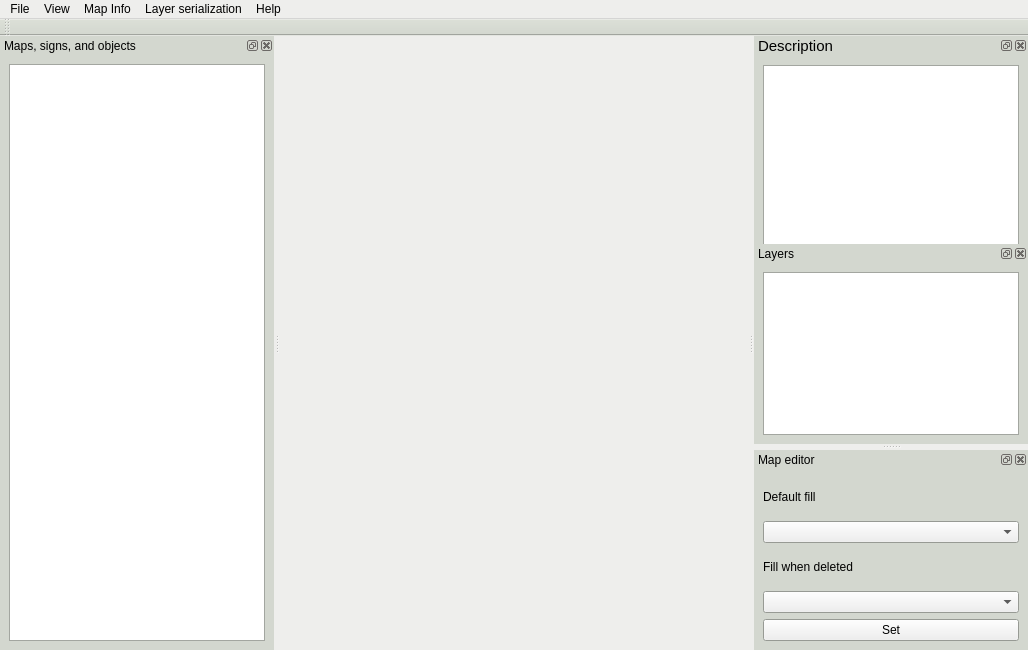
<?xml version="1.0" encoding="UTF-8"?>
<ui version="4.0">
 <class>MainWindow</class>
 <widget class="QMainWindow" name="MainWindow">
  <property name="geometry">
   <rect>
    <x>0</x>
    <y>0</y>
    <width>1028</width>
    <height>650</height>
   </rect>
  </property>
  <property name="minimumSize">
   <size>
    <width>950</width>
    <height>650</height>
   </size>
  </property>
  <property name="palette">
   <palette>
    <active>
     <colorrole role="Base">
      <brush brushstyle="SolidPattern">
       <color alpha="255">
        <red>255</red>
        <green>255</green>
        <blue>255</blue>
       </color>
      </brush>
     </colorrole>
     <colorrole role="Window">
      <brush brushstyle="SolidPattern">
       <color alpha="255">
        <red>238</red>
        <green>238</green>
        <blue>236</blue>
       </color>
      </brush>
     </colorrole>
    </active>
    <inactive>
     <colorrole role="Base">
      <brush brushstyle="SolidPattern">
       <color alpha="255">
        <red>255</red>
        <green>255</green>
        <blue>255</blue>
       </color>
      </brush>
     </colorrole>
     <colorrole role="Window">
      <brush brushstyle="SolidPattern">
       <color alpha="255">
        <red>238</red>
        <green>238</green>
        <blue>236</blue>
       </color>
      </brush>
     </colorrole>
    </inactive>
    <disabled>
     <colorrole role="Base">
      <brush brushstyle="SolidPattern">
       <color alpha="255">
        <red>238</red>
        <green>238</green>
        <blue>236</blue>
       </color>
      </brush>
     </colorrole>
     <colorrole role="Window">
      <brush brushstyle="SolidPattern">
       <color alpha="255">
        <red>238</red>
        <green>238</green>
        <blue>236</blue>
       </color>
      </brush>
     </colorrole>
    </disabled>
   </palette>
  </property>
  <property name="windowTitle">
   <string>Map Builder</string>
  </property>
  <property name="autoFillBackground">
   <bool>false</bool>
  </property>
  <widget class="QWidget" name="centralwidget">
   <property name="palette">
    <palette>
     <active>
      <colorrole role="Base">
       <brush brushstyle="SolidPattern">
        <color alpha="255">
         <red>255</red>
         <green>255</green>
         <blue>255</blue>
        </color>
       </brush>
      </colorrole>
      <colorrole role="Window">
       <brush brushstyle="SolidPattern">
        <color alpha="255">
         <red>136</red>
         <green>138</green>
         <blue>133</blue>
        </color>
       </brush>
      </colorrole>
     </active>
     <inactive>
      <colorrole role="Base">
       <brush brushstyle="SolidPattern">
        <color alpha="255">
         <red>255</red>
         <green>255</green>
         <blue>255</blue>
        </color>
       </brush>
      </colorrole>
      <colorrole role="Window">
       <brush brushstyle="SolidPattern">
        <color alpha="255">
         <red>136</red>
         <green>138</green>
         <blue>133</blue>
        </color>
       </brush>
      </colorrole>
     </inactive>
     <disabled>
      <colorrole role="Base">
       <brush brushstyle="SolidPattern">
        <color alpha="255">
         <red>136</red>
         <green>138</green>
         <blue>133</blue>
        </color>
       </brush>
      </colorrole>
      <colorrole role="Window">
       <brush brushstyle="SolidPattern">
        <color alpha="255">
         <red>136</red>
         <green>138</green>
         <blue>133</blue>
        </color>
       </brush>
      </colorrole>
     </disabled>
    </palette>
   </property>
   <layout class="QHBoxLayout" name="horizontalLayout"/>
  </widget>
  <widget class="QMenuBar" name="menubar">
   <property name="geometry">
    <rect>
     <x>0</x>
     <y>0</y>
     <width>1028</width>
     <height>21</height>
    </rect>
   </property>
   <widget class="QMenu" name="file">
    <property name="title">
     <string>File</string>
    </property>
    <addaction name="create_new"/>
    <addaction name="open_map"/>
    <addaction name="save_map"/>
    <addaction name="save_map_as"/>
    <addaction name="separator"/>
    <addaction name="export_png"/>
    <addaction name="separator"/>
    <addaction name="exit"/>
   </widget>
   <widget class="QMenu" name="maps">
    <property name="title">
     <string>Map Info</string>
    </property>
    <addaction name="calc_param"/>
    <addaction name="calc_materials"/>
   </widget>
   <widget class="QMenu" name="help">
    <property name="title">
     <string>Help</string>
    </property>
    <addaction name="about_author"/>
   </widget>
   <widget class="QMenu" name="serialization">
    <property name="title">
     <string>Layer serialization</string>
    </property>
    <addaction name="tiles"/>
    <addaction name="signs"/>
    <addaction name="tags"/>
    <addaction name="actors"/>
    <addaction name="watchtowers"/>
    <addaction name="decorations"/>
   </widget>
   <widget class="QMenu" name="menuDbl">
    <property name="title">
     <string>View</string>
    </property>
    <addaction name="change_blocks"/>
    <addaction name="change_info"/>
    <addaction name="change_map"/>
    <addaction name="change_layer"/>
   </widget>
   <addaction name="file"/>
   <addaction name="menuDbl"/>
   <addaction name="maps"/>
   <addaction name="serialization"/>
   <addaction name="help"/>
  </widget>
  <widget class="QToolBar" name="tool_bar">
   <property name="palette">
    <palette>
     <active>
      <colorrole role="Base">
       <brush brushstyle="SolidPattern">
        <color alpha="255">
         <red>255</red>
         <green>255</green>
         <blue>255</blue>
        </color>
       </brush>
      </colorrole>
      <colorrole role="Window">
       <brush brushstyle="SolidPattern">
        <color alpha="255">
         <red>211</red>
         <green>215</green>
         <blue>207</blue>
        </color>
       </brush>
      </colorrole>
     </active>
     <inactive>
      <colorrole role="Base">
       <brush brushstyle="SolidPattern">
        <color alpha="255">
         <red>255</red>
         <green>255</green>
         <blue>255</blue>
        </color>
       </brush>
      </colorrole>
      <colorrole role="Window">
       <brush brushstyle="SolidPattern">
        <color alpha="255">
         <red>211</red>
         <green>215</green>
         <blue>207</blue>
        </color>
       </brush>
      </colorrole>
     </inactive>
     <disabled>
      <colorrole role="Base">
       <brush brushstyle="SolidPattern">
        <color alpha="255">
         <red>211</red>
         <green>215</green>
         <blue>207</blue>
        </color>
       </brush>
      </colorrole>
      <colorrole role="Window">
       <brush brushstyle="SolidPattern">
        <color alpha="255">
         <red>211</red>
         <green>215</green>
         <blue>207</blue>
        </color>
       </brush>
      </colorrole>
     </disabled>
    </palette>
   </property>
   <property name="windowTitle">
    <string>toolBar</string>
   </property>
   <attribute name="toolBarArea">
    <enum>TopToolBarArea</enum>
   </attribute>
   <attribute name="toolBarBreak">
    <bool>false</bool>
   </attribute>
  </widget>
  <widget class="QDockWidget" name="block_widget">
   <property name="sizePolicy">
    <sizepolicy hsizetype="MinimumExpanding" vsizetype="Preferred">
     <horstretch>0</horstretch>
     <verstretch>0</verstretch>
    </sizepolicy>
   </property>
   <property name="minimumSize">
    <size>
     <width>274</width>
     <height>113</height>
    </size>
   </property>
   <property name="palette">
    <palette>
     <active>
      <colorrole role="Base">
       <brush brushstyle="SolidPattern">
        <color alpha="255">
         <red>255</red>
         <green>255</green>
         <blue>255</blue>
        </color>
       </brush>
      </colorrole>
      <colorrole role="Window">
       <brush brushstyle="SolidPattern">
        <color alpha="255">
         <red>211</red>
         <green>215</green>
         <blue>207</blue>
        </color>
       </brush>
      </colorrole>
     </active>
     <inactive>
      <colorrole role="Base">
       <brush brushstyle="SolidPattern">
        <color alpha="255">
         <red>255</red>
         <green>255</green>
         <blue>255</blue>
        </color>
       </brush>
      </colorrole>
      <colorrole role="Window">
       <brush brushstyle="SolidPattern">
        <color alpha="255">
         <red>211</red>
         <green>215</green>
         <blue>207</blue>
        </color>
       </brush>
      </colorrole>
     </inactive>
     <disabled>
      <colorrole role="Base">
       <brush brushstyle="SolidPattern">
        <color alpha="255">
         <red>211</red>
         <green>215</green>
         <blue>207</blue>
        </color>
       </brush>
      </colorrole>
      <colorrole role="Window">
       <brush brushstyle="SolidPattern">
        <color alpha="255">
         <red>211</red>
         <green>215</green>
         <blue>207</blue>
        </color>
       </brush>
      </colorrole>
     </disabled>
    </palette>
   </property>
   <property name="contextMenuPolicy">
    <enum>Qt::NoContextMenu</enum>
   </property>
   <property name="acceptDrops">
    <bool>true</bool>
   </property>
   <property name="autoFillBackground">
    <bool>true</bool>
   </property>
   <property name="floating">
    <bool>false</bool>
   </property>
   <property name="features">
    <set>QDockWidget::AllDockWidgetFeatures</set>
   </property>
   <property name="allowedAreas">
    <set>Qt::LeftDockWidgetArea|Qt::RightDockWidgetArea|Qt::TopDockWidgetArea</set>
   </property>
   <property name="windowTitle">
    <string>Maps, signs, and objects</string>
   </property>
   <attribute name="dockWidgetArea">
    <number>1</number>
   </attribute>
   <widget class="QWidget" name="dockWidgetContents">
    <property name="sizePolicy">
     <sizepolicy hsizetype="Minimum" vsizetype="Preferred">
      <horstretch>0</horstretch>
      <verstretch>0</verstretch>
     </sizepolicy>
    </property>
    <layout class="QVBoxLayout" name="verticalLayout_2">
     <item>
      <widget class="QListWidget" name="block_list">
       <property name="sizePolicy">
        <sizepolicy hsizetype="MinimumExpanding" vsizetype="Expanding">
         <horstretch>0</horstretch>
         <verstretch>0</verstretch>
        </sizepolicy>
       </property>
      </widget>
     </item>
    </layout>
   </widget>
  </widget>
  <widget class="QDockWidget" name="info_widget">
   <property name="sizePolicy">
    <sizepolicy hsizetype="Minimum" vsizetype="Preferred">
     <horstretch>0</horstretch>
     <verstretch>0</verstretch>
    </sizepolicy>
   </property>
   <property name="minimumSize">
    <size>
     <width>175</width>
     <height>250</height>
    </size>
   </property>
   <property name="palette">
    <palette>
     <active>
      <colorrole role="Base">
       <brush brushstyle="SolidPattern">
        <color alpha="255">
         <red>255</red>
         <green>255</green>
         <blue>255</blue>
        </color>
       </brush>
      </colorrole>
      <colorrole role="Window">
       <brush brushstyle="SolidPattern">
        <color alpha="255">
         <red>211</red>
         <green>215</green>
         <blue>207</blue>
        </color>
       </brush>
      </colorrole>
     </active>
     <inactive>
      <colorrole role="Base">
       <brush brushstyle="SolidPattern">
        <color alpha="255">
         <red>255</red>
         <green>255</green>
         <blue>255</blue>
        </color>
       </brush>
      </colorrole>
      <colorrole role="Window">
       <brush brushstyle="SolidPattern">
        <color alpha="255">
         <red>211</red>
         <green>215</green>
         <blue>207</blue>
        </color>
       </brush>
      </colorrole>
     </inactive>
     <disabled>
      <colorrole role="Base">
       <brush brushstyle="SolidPattern">
        <color alpha="255">
         <red>211</red>
         <green>215</green>
         <blue>207</blue>
        </color>
       </brush>
      </colorrole>
      <colorrole role="Window">
       <brush brushstyle="SolidPattern">
        <color alpha="255">
         <red>211</red>
         <green>215</green>
         <blue>207</blue>
        </color>
       </brush>
      </colorrole>
     </disabled>
    </palette>
   </property>
   <property name="font">
    <font>
     <pointsize>11</pointsize>
     <italic>false</italic>
    </font>
   </property>
   <property name="acceptDrops">
    <bool>false</bool>
   </property>
   <property name="autoFillBackground">
    <bool>true</bool>
   </property>
   <property name="features">
    <set>QDockWidget::AllDockWidgetFeatures</set>
   </property>
   <property name="allowedAreas">
    <set>Qt::LeftDockWidgetArea|Qt::RightDockWidgetArea|Qt::TopDockWidgetArea</set>
   </property>
   <property name="windowTitle">
    <string>Description</string>
   </property>
   <attribute name="dockWidgetArea">
    <number>2</number>
   </attribute>
   <widget class="QWidget" name="dockWidgetContents_2">
    <layout class="QVBoxLayout" name="verticalLayout">
     <item>
      <widget class="QTextBrowser" name="info_browser">
       <property name="autoFillBackground">
        <bool>false</bool>
       </property>
      </widget>
     </item>
    </layout>
   </widget>
  </widget>
  <widget class="QDockWidget" name="layer_info_widget">
   <property name="sizePolicy">
    <sizepolicy hsizetype="Minimum" vsizetype="Preferred">
     <horstretch>0</horstretch>
     <verstretch>0</verstretch>
    </sizepolicy>
   </property>
   <property name="minimumSize">
    <size>
     <width>100</width>
     <height>200</height>
    </size>
   </property>
   <property name="palette">
    <palette>
     <active>
      <colorrole role="Base">
       <brush brushstyle="SolidPattern">
        <color alpha="255">
         <red>255</red>
         <green>255</green>
         <blue>255</blue>
        </color>
       </brush>
      </colorrole>
      <colorrole role="Window">
       <brush brushstyle="SolidPattern">
        <color alpha="255">
         <red>211</red>
         <green>215</green>
         <blue>207</blue>
        </color>
       </brush>
      </colorrole>
     </active>
     <inactive>
      <colorrole role="Base">
       <brush brushstyle="SolidPattern">
        <color alpha="255">
         <red>255</red>
         <green>255</green>
         <blue>255</blue>
        </color>
       </brush>
      </colorrole>
      <colorrole role="Window">
       <brush brushstyle="SolidPattern">
        <color alpha="255">
         <red>211</red>
         <green>215</green>
         <blue>207</blue>
        </color>
       </brush>
      </colorrole>
     </inactive>
     <disabled>
      <colorrole role="Base">
       <brush brushstyle="SolidPattern">
        <color alpha="255">
         <red>211</red>
         <green>215</green>
         <blue>207</blue>
        </color>
       </brush>
      </colorrole>
      <colorrole role="Window">
       <brush brushstyle="SolidPattern">
        <color alpha="255">
         <red>211</red>
         <green>215</green>
         <blue>207</blue>
        </color>
       </brush>
      </colorrole>
     </disabled>
    </palette>
   </property>
   <property name="autoFillBackground">
    <bool>true</bool>
   </property>
   <property name="floating">
    <bool>false</bool>
   </property>
   <property name="allowedAreas">
    <set>Qt::LeftDockWidgetArea|Qt::RightDockWidgetArea</set>
   </property>
   <property name="windowTitle">
    <string>Layers</string>
   </property>
   <attribute name="dockWidgetArea">
    <number>2</number>
   </attribute>
   <widget class="QWidget" name="dockWidgetContents_4">
    <layout class="QVBoxLayout" name="verticalLayout_4">
     <item>
      <widget class="QTreeView" name="layer_tree"/>
     </item>
    </layout>
   </widget>
  </widget>
  <widget class="QDockWidget" name="map_info_widget">
   <property name="sizePolicy">
    <sizepolicy hsizetype="Minimum" vsizetype="Preferred">
     <horstretch>0</horstretch>
     <verstretch>0</verstretch>
    </sizepolicy>
   </property>
   <property name="minimumSize">
    <size>
     <width>183</width>
     <height>200</height>
    </size>
   </property>
   <property name="palette">
    <palette>
     <active>
      <colorrole role="Base">
       <brush brushstyle="SolidPattern">
        <color alpha="255">
         <red>255</red>
         <green>255</green>
         <blue>255</blue>
        </color>
       </brush>
      </colorrole>
      <colorrole role="Window">
       <brush brushstyle="SolidPattern">
        <color alpha="255">
         <red>211</red>
         <green>215</green>
         <blue>207</blue>
        </color>
       </brush>
      </colorrole>
     </active>
     <inactive>
      <colorrole role="Base">
       <brush brushstyle="SolidPattern">
        <color alpha="255">
         <red>255</red>
         <green>255</green>
         <blue>255</blue>
        </color>
       </brush>
      </colorrole>
      <colorrole role="Window">
       <brush brushstyle="SolidPattern">
        <color alpha="255">
         <red>211</red>
         <green>215</green>
         <blue>207</blue>
        </color>
       </brush>
      </colorrole>
     </inactive>
     <disabled>
      <colorrole role="Base">
       <brush brushstyle="SolidPattern">
        <color alpha="255">
         <red>211</red>
         <green>215</green>
         <blue>207</blue>
        </color>
       </brush>
      </colorrole>
      <colorrole role="Window">
       <brush brushstyle="SolidPattern">
        <color alpha="255">
         <red>211</red>
         <green>215</green>
         <blue>207</blue>
        </color>
       </brush>
      </colorrole>
     </disabled>
    </palette>
   </property>
   <property name="autoFillBackground">
    <bool>true</bool>
   </property>
   <property name="floating">
    <bool>false</bool>
   </property>
   <property name="allowedAreas">
    <set>Qt::LeftDockWidgetArea|Qt::RightDockWidgetArea</set>
   </property>
   <property name="windowTitle">
    <string>Map editor</string>
   </property>
   <attribute name="dockWidgetArea">
    <number>2</number>
   </attribute>
   <widget class="QWidget" name="dockWidgetContents_3">
    <layout class="QVBoxLayout" name="verticalLayout_3">
     <item>
      <widget class="QLabel" name="default_fill_label">
       <property name="text">
        <string>Default fill</string>
       </property>
      </widget>
     </item>
     <item>
      <widget class="QComboBox" name="default_fill"/>
     </item>
     <item>
      <widget class="QLabel" name="delete_fill_label">
       <property name="text">
        <string>Fill when deleted</string>
       </property>
      </widget>
     </item>
     <item>
      <widget class="QComboBox" name="delete_fill"/>
     </item>
     <item>
      <widget class="QPushButton" name="set_fill">
       <property name="text">
        <string>Set</string>
       </property>
      </widget>
     </item>
    </layout>
   </widget>
  </widget>
  <action name="open_map">
   <property name="text">
    <string>Open map</string>
   </property>
   <property name="toolTip">
    <string>Open *.yaml map</string>
   </property>
   <property name="shortcut">
    <string>Ctrl+O</string>
   </property>
  </action>
  <action name="save_map">
   <property name="text">
    <string>Save map</string>
   </property>
   <property name="toolTip">
    <string>Save current map</string>
   </property>
   <property name="shortcut">
    <string>Ctrl+S</string>
   </property>
  </action>
  <action name="export_png">
   <property name="text">
    <string>Export to PNG</string>
   </property>
   <property name="shortcut">
    <string>Ctrl+P</string>
   </property>
  </action>
  <action name="calc_param">
   <property name="enabled">
    <bool>true</bool>
   </property>
   <property name="text">
    <string>Calculate map characteristics</string>
   </property>
  </action>
  <action name="calc_materials">
   <property name="enabled">
    <bool>true</bool>
   </property>
   <property name="text">
    <string>Calculate map materials</string>
   </property>
  </action>
  <action name="save_map_as">
   <property name="text">
    <string>Save map as</string>
   </property>
   <property name="shortcut">
    <string>Ctrl+Alt+S</string>
   </property>
  </action>
  <action name="exit">
   <property name="text">
    <string>Exit</string>
   </property>
  </action>
  <action name="change_blocks">
   <property name="checkable">
    <bool>true</bool>
   </property>
   <property name="checked">
    <bool>true</bool>
   </property>
   <property name="text">
    <string>Blocks</string>
   </property>
   <property name="menuRole">
    <enum>QAction::TextHeuristicRole</enum>
   </property>
  </action>
  <action name="change_info">
   <property name="checkable">
    <bool>true</bool>
   </property>
   <property name="checked">
    <bool>true</bool>
   </property>
   <property name="text">
    <string>Object description</string>
   </property>
  </action>
  <action name="create_new">
   <property name="text">
    <string>New map</string>
   </property>
   <property name="toolTip">
    <string>Create new map</string>
   </property>
   <property name="shortcut">
    <string>Ctrl+N</string>
   </property>
  </action>
  <action name="change_map">
   <property name="checkable">
    <bool>true</bool>
   </property>
   <property name="checked">
    <bool>true</bool>
   </property>
   <property name="text">
    <string>Map Editor</string>
   </property>
  </action>
  <action name="about_author">
   <property name="text">
    <string>About</string>
   </property>
  </action>
  <action name="change_layer">
   <property name="checkable">
    <bool>true</bool>
   </property>
   <property name="checked">
    <bool>true</bool>
   </property>
   <property name="text">
    <string>Layers</string>
   </property>
  </action>
  <action name="tiles">
   <property name="text">
    <string>Tiles</string>
   </property>
  </action>
  <action name="signs">
   <property name="text">
    <string>Signs</string>
   </property>
   <property name="toolTip">
    <string>signs</string>
   </property>
  </action>
  <action name="tags">
   <property name="text">
    <string>Tags</string>
   </property>
   <property name="toolTip">
    <string>tags</string>
   </property>
  </action>
  <action name="actors">
   <property name="text">
    <string>Actors</string>
   </property>
   <property name="toolTip">
    <string>actors</string>
   </property>
  </action>
  <action name="decorations">
   <property name="text">
    <string>Decorations</string>
   </property>
   <property name="toolTip">
    <string>decorations</string>
   </property>
  </action>
  <action name="watchtowers">
   <property name="text">
    <string>Watchtowers</string>
   </property>
   <property name="toolTip">
    <string>watchtowers</string>
   </property>
  </action>
 </widget>
 <resources/>
 <connections/>
</ui>
